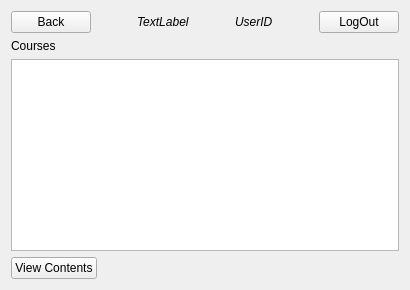
      <widget class="QWidget" name="page_2">
       <layout class="QVBoxLayout" name="verticalLayout_6">
        <item>
         <layout class="QHBoxLayout" name="horizontalLayout_10">
          <item>
           <widget class="QPushButton" name="CourseBackButton">
            <property name="text">
             <string>Back</string>
            </property>
           </widget>
          </item>
          <item>
           <spacer name="horizontalSpacer_8">
            <property name="orientation">
             <enum>Qt::Horizontal</enum>
            </property>
            <property name="sizeHint" stdset="0">
             <size>
              <width>40</width>
              <height>20</height>
             </size>
            </property>
           </spacer>
          </item>
          <item>
           <widget class="QLabel" name="userTypeLabel">
            <property name="text">
             <string>&lt;html&gt;&lt;head/&gt;&lt;body&gt;&lt;p&gt;&lt;span style=&quot; font-style:italic;&quot;&gt;TextLabel&lt;/span&gt;&lt;/p&gt;&lt;/body&gt;&lt;/html&gt;</string>
            </property>
           </widget>
          </item>
          <item>
           <spacer name="horizontalSpacer_9">
            <property name="orientation">
             <enum>Qt::Horizontal</enum>
            </property>
            <property name="sizeHint" stdset="0">
             <size>
              <width>40</width>
              <height>20</height>
             </size>
            </property>
           </spacer>
          </item>
          <item>
           <widget class="QLabel" name="UserIDLabel">
            <property name="text">
             <string>&lt;html&gt;&lt;head/&gt;&lt;body&gt;&lt;p&gt;&lt;span style=&quot; font-style:italic;&quot;&gt;UserID&lt;/span&gt;&lt;/p&gt;&lt;/body&gt;&lt;/html&gt;</string>
            </property>
           </widget>
          </item>
          <item>
           <spacer name="horizontalSpacer_10">
            <property name="orientation">
             <enum>Qt::Horizontal</enum>
            </property>
            <property name="sizeHint" stdset="0">
             <size>
              <width>40</width>
              <height>20</height>
             </size>
            </property>
           </spacer>
          </item>
          <item>
           <widget class="QPushButton" name="LogOutButton">
            <property name="text">
             <string>LogOut</string>
            </property>
           </widget>
          </item>
         </layout>
        </item>
        <item>
         <layout class="QVBoxLayout" name="verticalLayout_5">
          <item>
           <widget class="QLabel" name="CoursesLabel">
            <property name="text">
             <string>Courses</string>
            </property>
           </widget>
          </item>
          <item>
           <widget class="QListWidget" name="CoursesList"/>
          </item>
         </layout>
        </item>
        <item>
         <layout class="QHBoxLayout" name="horizontalLayout_27">
          <item>
           <widget class="QPushButton" name="viewContentsButton">
            <property name="text">
             <string>View Contents</string>
            </property>
           </widget>
          </item>
          <item>
           <layout class="QHBoxLayout" name="horizontalLayout_29">
            <item>
             <spacer name="horizontalSpacer_11">
              <property name="orientation">
               <enum>Qt::Horizontal</enum>
              </property>
              <property name="sizeHint" stdset="0">
               <size>
                <width>40</width>
                <height>20</height>
               </size>
              </property>
             </spacer>
            </item>
           </layout>
          </item>
          <item>
           <layout class="QHBoxLayout" name="horizontalLayout_28"/>
          </item>
         </layout>
        </item>
       </layout>
      </widget>
